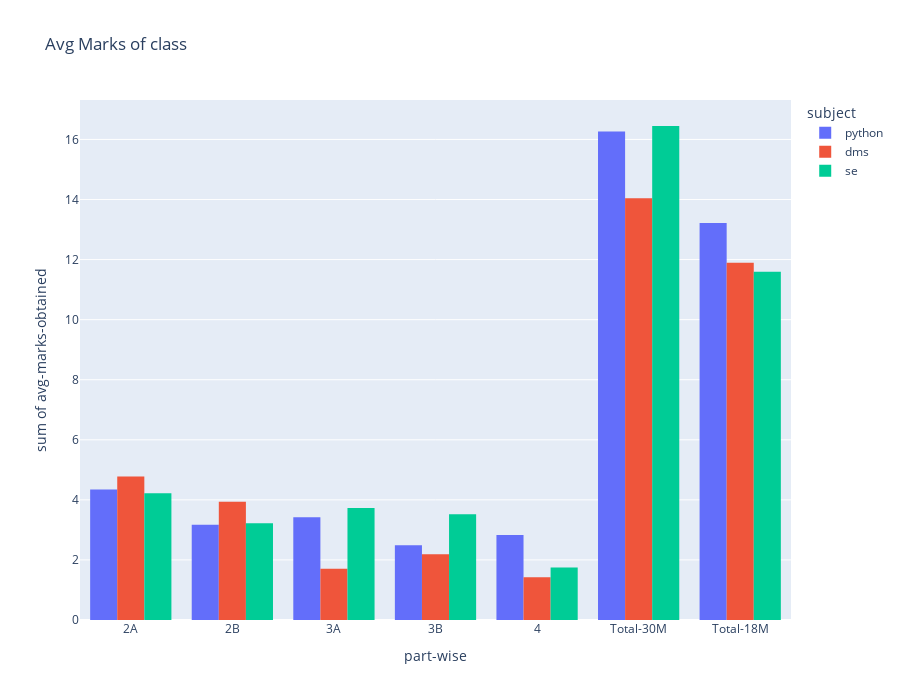

Notebook code cell kept with this figure:
### Code cell
df = px.data.tips()
fig = px.histogram(final_avg_df_chart, x='part-wise', y='avg-marks-obtained', title="Avg Marks of class"
             ,color='subject', barmode='group',
             height=700)
fig.show()

### Figure 1 — Plotly figure (JSON) as saved in the notebook; plotly's stock layout.template omitted (floating-point values rounded to 4 significant figures)
{"data": [{"alignmentgroup": "True", "bingroup": "x", "histfunc": "sum", "hovertemplate": "subject=python<br>part-wise=%{x}<br>sum of avg-marks-obtained=%{y}<extra></extra>", "legendgroup": "python", "marker": {"color": "#636efa", "pattern": {"shape": ""}}, "name": "python", "offsetgroup": "python", "orientation": "v", "showlegend": true, "type": "histogram", "x": ["2A", "2B", "3A", "3B", "4", "Total-30M", "Total-18M"], "xaxis": "x", "y": [4.348, 3.174, 3.42, 2.493, 2.826, 16.26, 13.22], "yaxis": "y"}, {"alignmentgroup": "True", "bingroup": "x", "histfunc": "sum", "hovertemplate": "subject=dms<br>part-wise=%{x}<br>sum of avg-marks-obtained=%{y}<extra></extra>", "legendgroup": "dms", "marker": {"color": "#EF553B", "pattern": {"shape": ""}}, "name": "dms", "offsetgroup": "dms", "orientation": "v", "showlegend": true, "type": "histogram", "x": ["2A", "2B", "3A", "3B", "4", "Total-30M", "Total-18M"], "xaxis": "x", "y": [4.779, 3.941, 1.706, 2.191, 1.426, 14.04, 11.9], "yaxis": "y"}, {"alignmentgroup": "True", "bingroup": "x", "histfunc": "sum", "hovertemplate": "subject=se<br>part-wise=%{x}<br>sum of avg-marks-obtained=%{y}<extra></extra>", "legendgroup": "se", "marker": {"color": "#00cc96", "pattern": {"shape": ""}}, "name": "se", "offsetgroup": "se", "orientation": "v", "showlegend": true, "type": "histogram", "x": ["2A", "2B", "3A", "3B", "4", "Total-30M", "Total-18M"], "xaxis": "x", "y": [4.224, 3.224, 3.731, 3.522, 1.746, 16.45, 11.6], "yaxis": "y"}], "layout": {"barmode": "group", "height": 700, "legend": {"title": {"text": "subject"}, "tracegroupgap": 0}, "title": {"text": "Avg Marks of class"}, "xaxis": {"anchor": "y", "domain": [0, 1], "title": {"text": "part-wise"}}, "yaxis": {"anchor": "x", "domain": [0, 1], "title": {"text": "sum of avg-marks-obtained"}}}}
